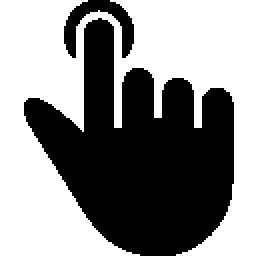
#> input picture capture.png, 128 x 128 px (shown 2 times larger)
$ python Hand_Guesture_Ex1.py
#> lines starting #> are read from the running program, lines starting #| are printed output that depends on the picture; after the words box and inside, x2 and y2 are one past the last pixel; in counts of white or black regions, pixels touching at a corner belong together
import cv2
import numpy as np

hand = cv2.imread('capture.png',0)
#> hand: shape (128, 128); 54.6% white; 2 black regions

ret, the = cv2.threshold(hand, 70, 255, cv2.THRESH_BINARY)

contours,_ = cv2.findContours(the.copy(),cv2.RETR_TREE,cv2.CHAIN_APPROX_SIMPLE)
#> contours = 1 contour; box (x1, y1, x2, y2) and area: (0, 0, 128, 128) 8409

hull = [cv2.convexHull(c) for c in contours]
#> hull = [[[127, 0], [127, 127], [0, 127], [0, 0]]]
final = cv2.drawContours(hand, hull, -1, (255,0,0))
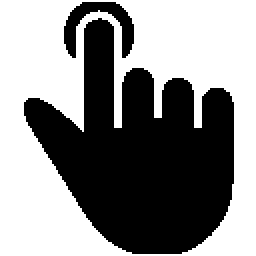
#> final: shape (128, 128) (shown 2 times larger); 54.8% white; 2 black regions, box (x1, y1, x2, y2) and area: (12, 9, 117, 127) 7026, (32, 1, 67, 29) 382

cv2.imshow('Originals', hand)
cv2.imshow('Thresh',the)
cv2.imshow('Convex hull',final)

cv2.waitKey(0)
cv2.destroyAllWindows()
